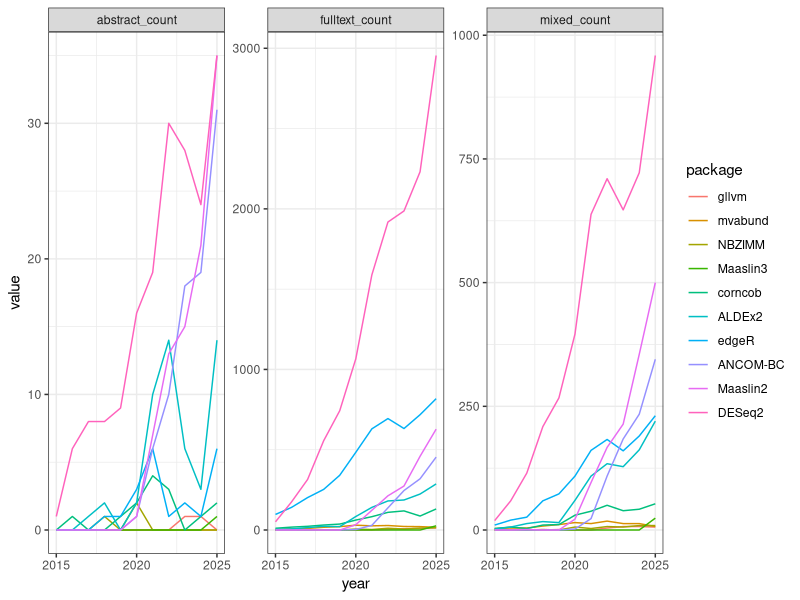

Here is the R script that generated this plot:
library(ggplot2); theme_set(theme_bw())
library(tidyverse)
dd <- read.csv("package_counts_by_year.csv") |>
  mutate(across(package, ~reorder(factor(.), X = mixed_count,
                                  FUN = \(x) tail(x,1)))) |>
  pivot_longer(ends_with("count"), names_to = "type")
ggplot(dd, aes(year, value, colour = package)) +
  facet_wrap(~type, scale = "free") +
  geom_line() +
  scale_x_continuous(breaks = seq(2015, 2025, by = 5))
